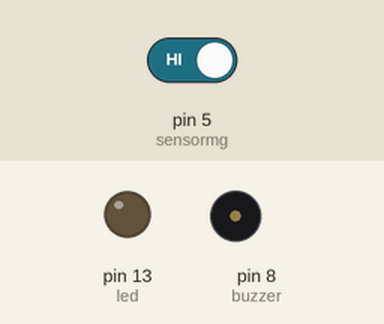
The sketch below on a simulated Arduino Uno, built with avr-gcc and run on an emulated ATmega328P. Parts: output pins drawn as LEDs (lit = HIGH), buzzer (waves = sounding, pin HIGH). Dashed ring = blinking. The inputs (shaded band) are chosen by the test bench; at power-on: pin 5 (sensormg) HIGH.

Above: at 1.2 s.
1.3 s: pin 5 (sensormg) driven LOW
At 1.4 s:
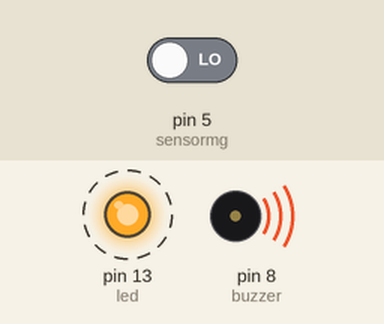
4.3 s: pin 5 (sensormg) driven HIGH
At 5.0 s:
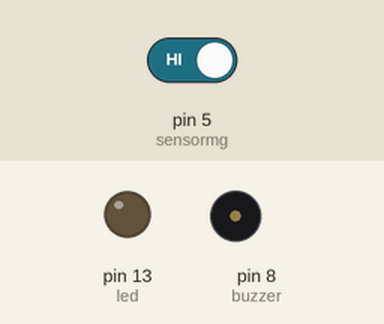
Timing chart, 0 to 7.3 s (numbered marks = the images above; inputs shaded):
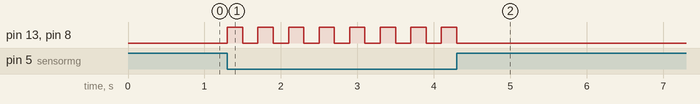

Measured:
- after the input at 1.3 s, pin 13 (led), pin 8 (buzzer): alternates HIGH for 0.20 s and LOW for 0.20 s, starting at once
- after the input at 4.3 s, pin 13 (led), pin 8 (buzzer): goes on until 4.3 s, then stays LOW

The sketch:

Arduino.ino
```cpp
int led = 13;
int sensormg = 5;
int buzzer = 8;
int val = 0;

void setup() {
  pinMode(led,OUTPUT);
  pinMode(sensormg, INPUT);
  pinMode (buzzer, OUTPUT);
}

void loop() {
  val = digitalRead(sensormg);
  if(val == LOW){
    digitalWrite(led, HIGH);
    digitalWrite(buzzer, HIGH);
    delay(200);
    digitalWrite(led,LOW);
    digitalWrite(buzzer, LOW);
    delay(200);}
  else{
    digitalWrite(led,LOW);
    digitalWrite(buzzer,LOW);
  }
}
```
